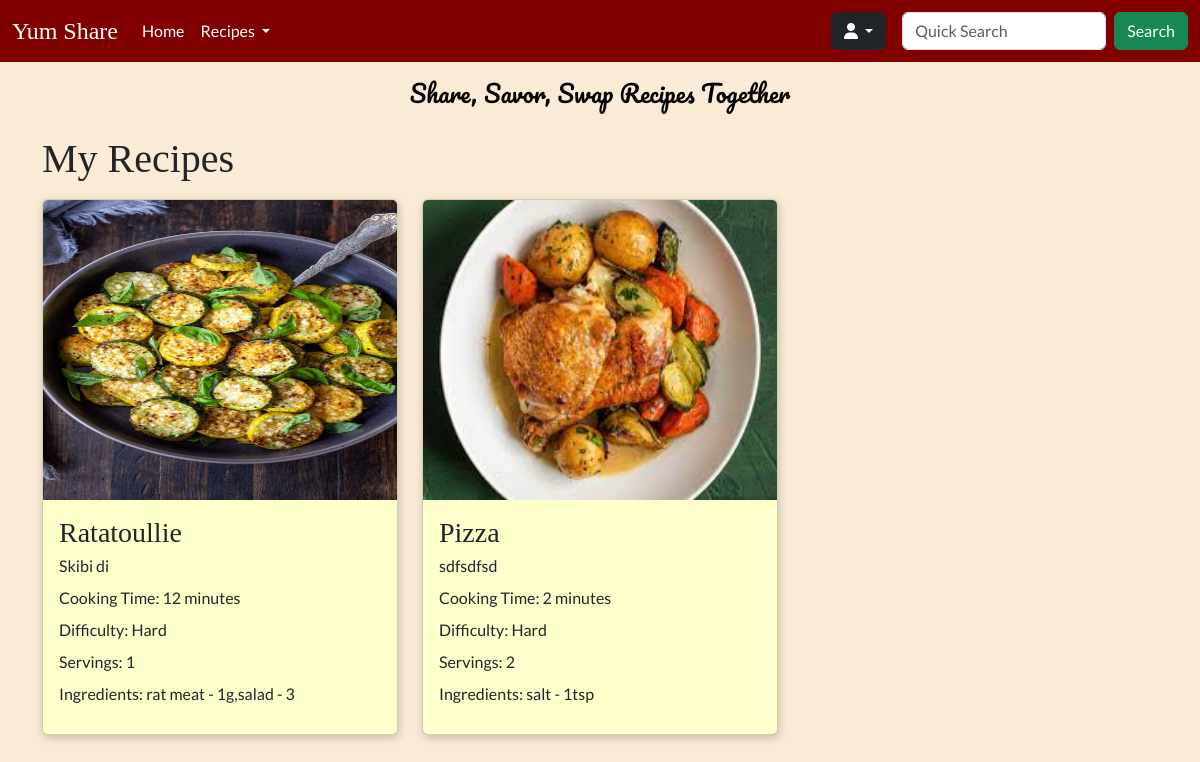
The page /recipes/favourites (signed in) on the database as committed earlier.
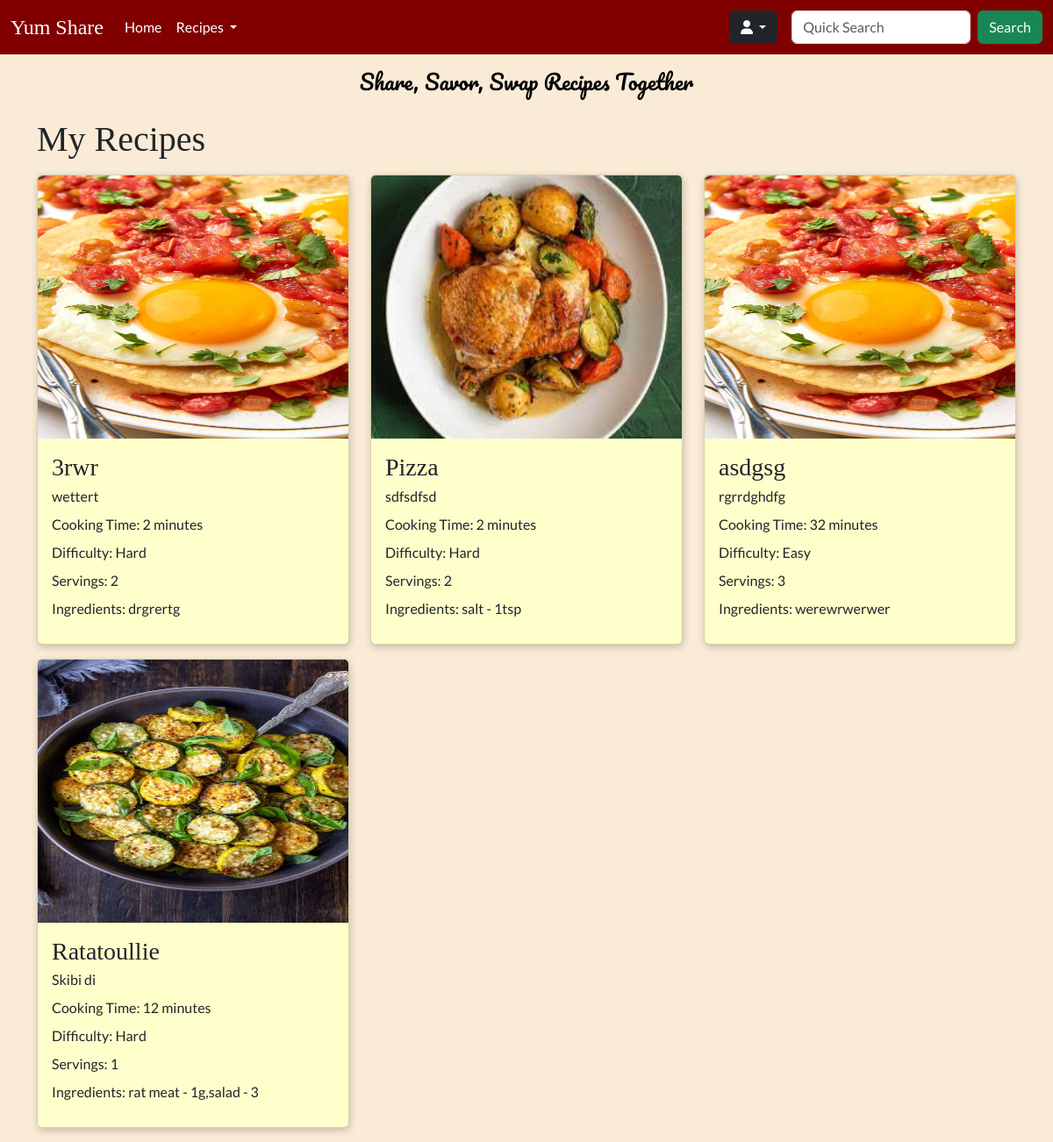
The same page on the database as committed later.
### tables this page shows
CREATE TABLE `recipes` (
  `id` int NOT NULL AUTO_INCREMENT,
  `name` varchar(255) NOT NULL,
  `time` int NOT NULL,
  `difficulty` int DEFAULT NULL,
  `description` varchar(255) DEFAULT NULL,
  `instructions` text NOT NULL,
  `servings` int DEFAULT NULL,
  `image` varchar(255) DEFAULT NULL,
  `views` int DEFAULT '0',
  `user_id` int NOT NULL,
  `created` datetime NOT NULL,
  `ingredients` text NOT NULL,
  `updated` datetime DEFAULT NULL,
  `ratings` int DEFAULT NULL,
  PRIMARY KEY (`id`),
  KEY `user_id` (`user_id`),
  CONSTRAINT `recipes_ibfk_1` FOREIGN KEY (`user_id`) REFERENCES `users` (`id`) ON DELETE CASCADE
);

### Core/functions.php (called while the page is built, shortened)
<?php
function base_path($path)
{
    return BASE_PATH . $path;
}
function view($path, $attributes = [])
{
    extract($attributes);
    require base_path('views/' . $path);
}
function intToDifficulty($value) {
    switch($value) {
        case 1:
            return 'Easy';
            break;
        case 3:
            return 'Hard';
            break;
    }
}

### Http/controllers/favourites/index.php (called while the page is built, shortened)
<?php
$favRepo = new FavouriteRepository();
$recipeRepo = new RecipeRepository();
$favourites = $favRepo->findByUserId($_SESSION['user']['id']);
$recipes = [];
foreach ($favourites as $favourite) {
    $recipes[] = $recipeRepo->findById($favourite['recipe_id']);
}
view('recipes/index.view.php', [
    'recipes' => $recipes
]);

### public/index.php (called while the page is built, shortened)
<?php
require BASE_PATH . 'Core/functions.php';
require BASE_PATH . 'bootstrap.php';
$router = new Core\Router();
$url = parse_url($_SERVER['REQUEST_URI'])['path'];
$method = $_POST['_method'] ?? $_SERVER['REQUEST_METHOD'];
$router->route($url, $method);

### Core/App.php (called while the page is built, shortened)
<?php
class App
{
    protected static Container $container;
    public static function setContainer($container) {
        static::$container = $container;
    }
    public static function getContainer() {
        return static::$container;
    }
}

### config.php (called while the page is built)
<?php
return [
  'database' => [
      'host' => 'localhost',
      'port' => 3306,
      'dbname' => 'recipeapp'
  ]
];

### bootstrap.php (called while the page is built, shortened)
<?php
$container = new Container();
$container->bind('Core\Database', function () {
    $config = require base_path('config.php');
    return new Database($config['database']);
});

### Core/Database.php (called while the page is built, shortened)
<?php
class Database
{
    protected $connection;
    public function __construct($config, $username = 'root', $password = 'root')
    {
        $dsn = 'mysql:' . http_build_query($config, '', ';');
        $this->connection = new PDO($dsn, $username, $password, [
            PDO::ATTR_DEFAULT_FETCH_MODE => PDO::FETCH_ASSOC
        ]);
    }
    public function query($query, $params = []) {
        $this->statement = $this->connection->prepare($query);
        $this->statement->execute($params);
        return $this->statement;
    }
}

### Core/Container.php (called while the page is built, shortened)
<?php
class Container
{
    protected $bindings = [];
    public function bind($key, $value) {
        $this->bindings[$key] = $value;
    }
    public function resolve($key) {
        return call_user_func($this->bindings[$key]);
    }
}

### repositories/FavouriteRepository.php (called while the page is built, shortened)
<?php
class FavouriteRepository
{
    protected $db;
    public function __construct()
    {
        $this->db = App::getContainer()->resolve('Core\Database');
    }
    public function findByUserId($id) {
        $statement = "SELECT * FROM favourites WHERE user_id=:id";
        return $this->db->query($statement, [
                'id' => $id
                ])->fetchAll();
    }
}

### repositories/RecipeRepository.php (called while the page is built, shortened)
<?php
class RecipeRepository
{
    protected $db;
    public function __construct()
    {
        $this->db = App::getContainer()->resolve('Core\Database');
    }
    public function findById($recipeId) {
        $statement = "SELECT * FROM recipes WHERE id = :id";
        return $this->db->query($statement, [
           'id' => $recipeId
        ])->fetch();
    }
}

### views/recipes/index.view.php (the view, shortened to what this page needs)
<!doctype html>
<html lang="en">
<head>
    <?php require BASE_PATH . 'public/resources/links/links.php' ?>
</head>
<body>
    <header>
        <?php require base_path('views/partials/nav.view.php') ?>
    </header>
    <main>
        <div class="content">
            <p class="slogan text-black mb-4 fs-4">Share, Savor, Swap Recipes Together</p>
            <div class="container">
                <h1 class="heading mb-3">My Recipes</h1>
                <?php if (!$recipes) : ?>
                    <p class="fs-4">No recipes found</p>
                    <a href="<?= $_SERVER['HTTP_REFERER'] ?>">Go back</a>
                <?php else : ?>
                    <div class="row">
                        <?php foreach ($recipes as $recipe) : ?>
                            <div class="col-12 col-md-4">
                                <a class="no-underline" href="/recipe?id=<?= $recipe['id'] ?>">
                                    <div class="recipe-card card mb-3" style="background-color: #ffffcc;">
                                        <img src=<?= $recipe['image'] ?> class="card-img-top" alt="recipe" style="height: 300px ;">
                                        <div class="card-body lh-1">
                                            <h5 class="heading card-title fs-3"><?= $recipe['name'] ?></h5>
                                            <p class="card-text"><?= $recipe['description'] ?></p>
                                            <p>Cooking Time: <?= $recipe['time'] ?> minutes</p>
                                            <p>Difficulty: <?= intToDifficulty($recipe['difficulty']) ?></p>
                                            <p>Servings: <?= $recipe['servings'] ?></p>
                                            <p>Ingredients: <?= $recipe['ingredients'] ?></p>
                                        </div>
                                    </div>
                                </a>
                            </div>
                        <?php endforeach; ?>
                    </div>
                <?php endif; ?>
            </div>
        </div>
    </main>
</body>

### Core/Router.php (shortened to what this page needs)
<?php
class Router
{
    protected $routes = [];
    public function add($url, $controller, $method) {
        $this->routes[] = [
            'url' => $url,
            'controller' => $controller,
            'method' => $method,
            'middleware' => null
        ];
        return $this;
    }
    public function only($key) {
        $this->routes[array_key_last($this->routes)]['middleware'] = $key;
        return $this;
    }
    public function route($url, $method) {
        foreach ($this->routes as $route) {
            if ($route['url'] === $url && $route['method'] === strtoupper($method)) {
                return require base_path('Http/controllers/' . $route['controller']);
            }
        }
    }
}

### public/resources/links/links.php (shortened to what this page needs)
<link rel="stylesheet" href="https://cdn.jsdelivr.net/npm/bootstrap@5.3.1/dist/css/bootstrap.min.css">
<link rel="stylesheet" href="/resources/css/nav.css">
<link rel="stylesheet" href="/resources/css/general.css">
<link rel="stylesheet" href="/resources/css/sidebar.css">
<link rel="stylesheet" href="/resources/css/recipe.css">

### views/partials/nav.view.php (shortened to what this page needs)
<nav class="navbar navbar-expand-lg text-white fixed-top">
    <?php if (isset($_SESSION['user'])) : ?>
        <div class="container-fluid">
            <?php $brandLink = isset($_SESSION['user']) ? '/home' : '/' ?>
            <a class="heading navbar-brand text-white fs-4" href="<?= $brandLink ?>">Yum Share</a>
            <div class="collapse navbar-collapse" id="navbarSupportedContent">
                <ul class="navbar-nav me-auto mb-2 mb-lg-0">
                    <li class="nav-item">
                        <a class="nav-link active text-white" aria-current="page" href="/home"><span class="gray-hover">Home</span></a>
                    </li>
                    <li class="nav-item dropdown">
                        <a class="nav-link dropdown-toggle text-white" href="#" role="button" data-bs-toggle="dropdown" aria-expanded="false">
                            <span class="gray-hover">Recipes</span>
                        </a>
                    </li>
                </ul>
                <div class="nav-item btn-group dropdown me-3 mb-3 mb-lg-0">
                    <button type="button" class="btn btn-dark dropdown-toggle" data-bs-toggle="dropdown" aria-expanded="false">
                        <i class="fa-solid fa-user"></i>
                    </button>
                </div>
                <form class="d-flex" role="search">
                    <input class="form-control me-2" type="search" placeholder="Quick Search" aria-label="Search">
                    <button class="btn btn-success" type="submit">Search</button>
                </form>
            </div>
        </div>
    <?php endif; ?>
</nav>

### public/resources/css/nav.css (style rules this page uses)
.no-underline { text-decoration: none; }
nav { background-color: #800000; }

### public/resources/css/general.css (style rules this page uses)
body { background-color: #FAEBD7; font-family: 'Lato', sans-serif; position: relative; }
main { position: relative; }
.content { padding-top: 75px; }
.heading { font-family: 'Playfair Display', serif; }
.slogan { font-family: 'Pacifico', cursive; text-align: center; margin: auto; }
.recipe-card { box-shadow: 1px 3px 8px rgba(0,0,0,0.2); transition: transform 0.5s; }

Rows that differ between the two databases and show on the page:
now on this page (row edited): recipes: image (picture), name "3rwr", description "wettert", time "2", difficulty "Hard", servings "2", ingredients "drgrertg"
changed recipes "Pizza": moves up the list
now on this page (row edited): recipes: image (picture), name "asdgsg", description "rgrrdghdfg", time "32", difficulty "Easy", servings "3", ingredients "werewrwerwer"
